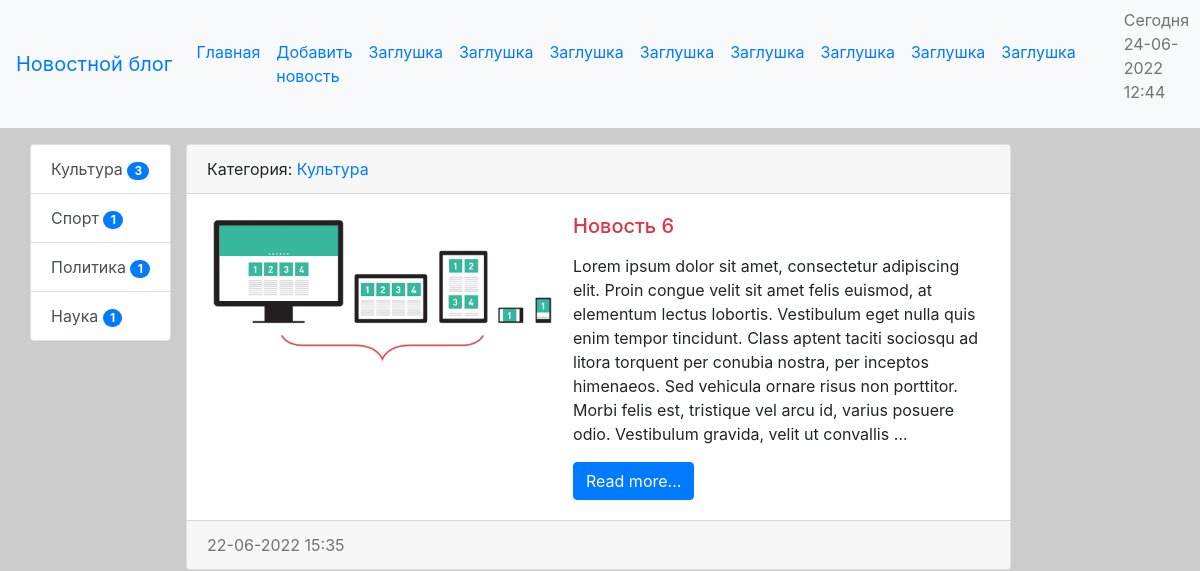
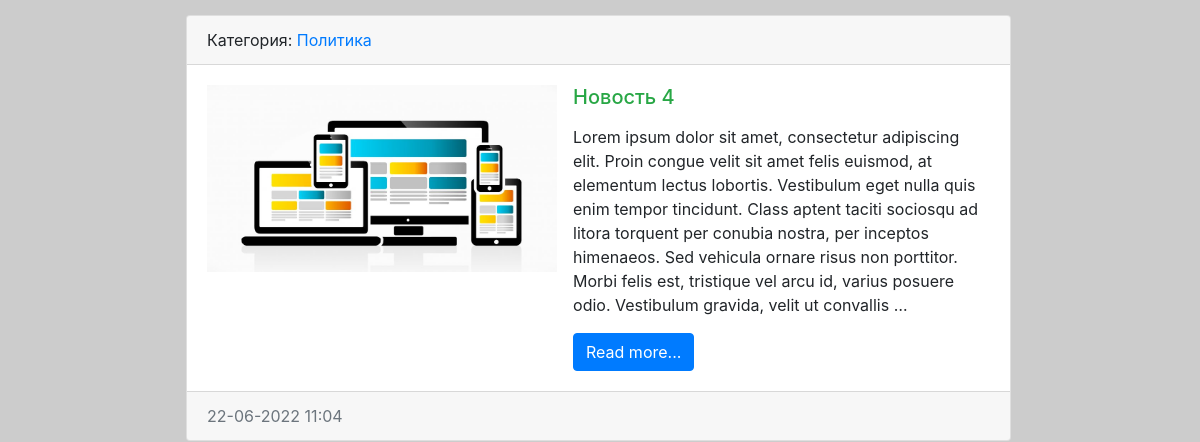
The app's page / (upper part), older data (2 pictures, top to bottom).
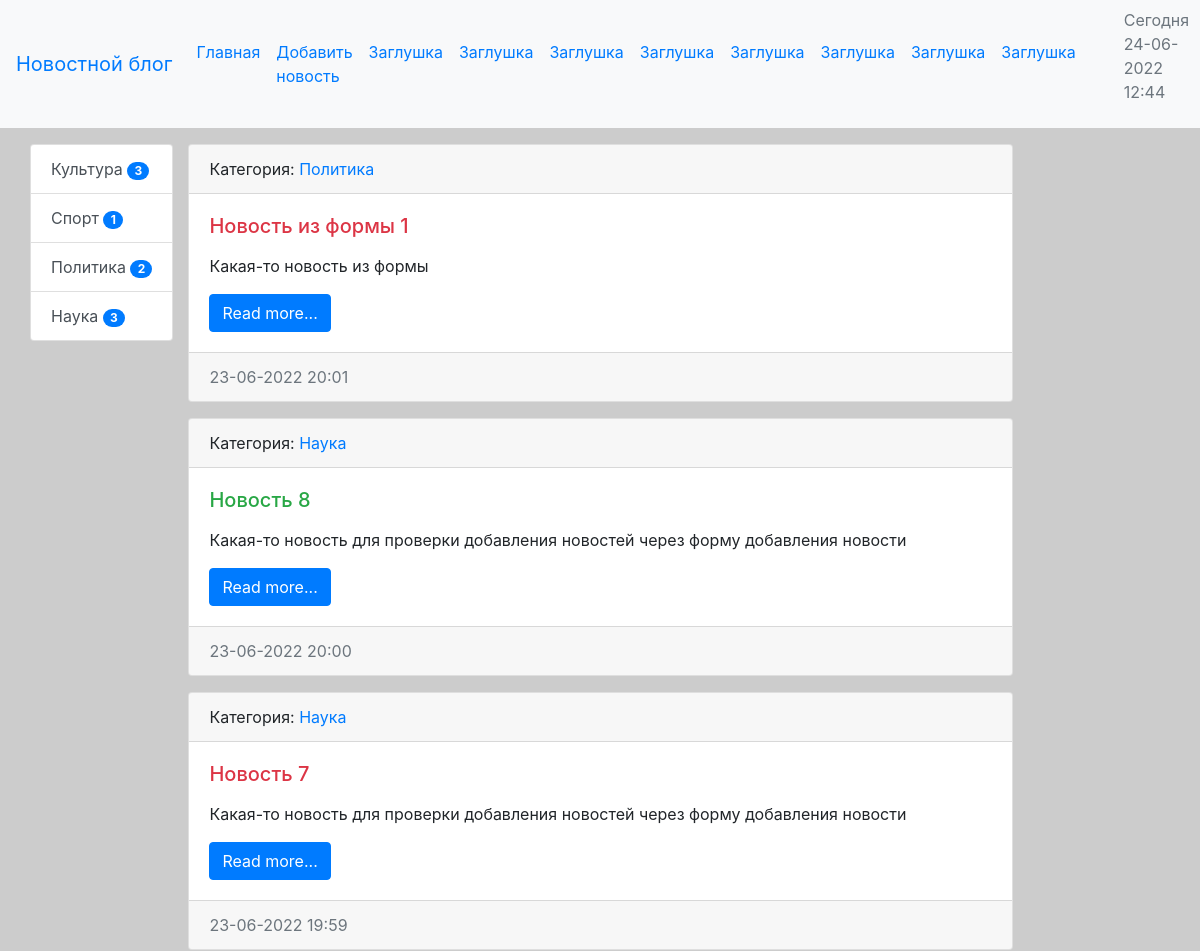
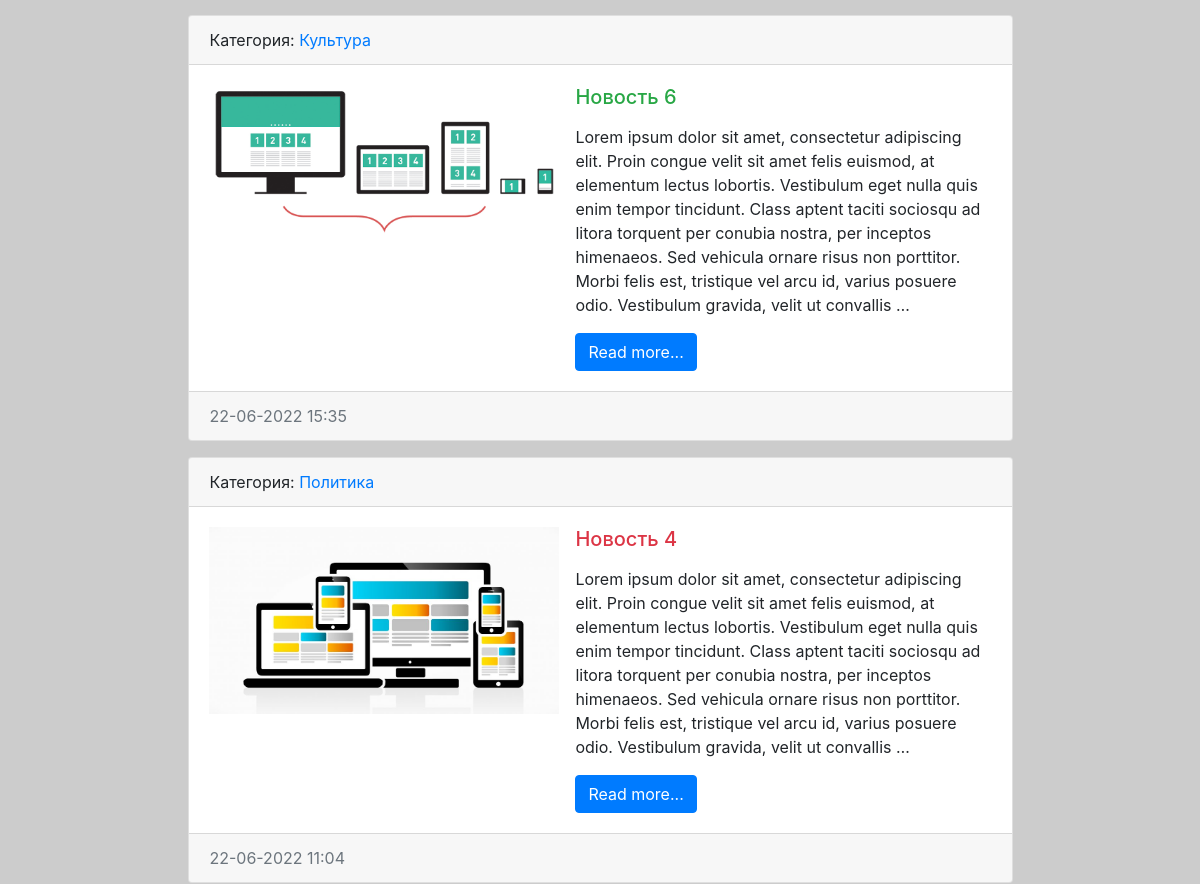
The same page, newer data (2 pictures, top to bottom).
### news/models.py (models this page shows, shortened)
class Category(models.Model): #Таблица категорий(первичная таблица)
    title = models.CharField(max_length=150, db_index=True, verbose_name='Заголовок') #db_index - индексация поля, ускорение поиска
    def get_absolute_url(self): #метод, указывающий на конкретную категорию для построения ссылки
        return reverse('category', kwargs={"category_id": self.pk}) #передаем в reverse имя маршрута и параметр для его построения
    def __str__(self): #строковое представление объекта для красивого отображения на странице
        return self.title
    class Meta: #подкласс для мета-описания таблицы
        verbose_name = 'Категория' #именование таблицы в единственном числе
        verbose_name_plural = 'Категории' #именование таблицы во множественном числе
        ordering = ['title'] #сортировка записей в таблице

class News(models.Model): #таблица для новостей(вторичная таблица)
    title = models.CharField(max_length=150, verbose_name = 'Заголовок') #заголовок новости
    content = models.TextField(blank=True, verbose_name = 'Текст') #текст новости
    created_date = models.DateTimeField(auto_now_add=True, verbose_name = 'Время публикации') #дата и время создания
    updated_date = models.DateTimeField(auto_now=True, verbose_name = 'Время редактирования') #дата и время изменения
    photo = models.ImageField(upload_to='photos/%Y/%m/%d', blank=True, verbose_name = 'Фото') #изображение новости
    is_published = models.BooleanField(default=True, verbose_name = 'Публикация') #опубликована ли запись
    category = models.ForeignKey(Category, on_delete=models.PROTECT, null=True, verbose_name='Категория') #foreign key для связи таблиц News и Category(ссылка на таблицу для связи, защита от удаления связанных данных, ...)
    views_count = models.IntegerField(default=0) #кол-во просмотров (для агрегатных функций)
    def get_absolute_url(self): #метод, указывающий на конкретную страницу для построения ссылки
        return reverse('view_news', kwargs={"pk": self.pk})
    class Meta: #подкласс для мета-описания таблицы
        verbose_name = 'Новость' #именование таблицы в единственном числе
        verbose_name_plural = 'Новости' # именование таблицы во множественном числе
        ordering = ['-created_date'] #сортировка записей в таблице

### news/views.py (the view)
# urls.py: path('', HomeNews.as_view(), name='home'),  #главная
class HomeNews(ListView): #возвращает список новостей, переопределяем аттрибуты, остальной рендер за нас делает класс
    model = News #получаем все данные из таблицы News
    template_name = 'news/home_news_list.html' #указываем какой шаблон использовать
    context_object_name= 'news'
    def get_context_data(self, *, object_list=None, **kwargs): #переопределяем метод для вывода title в имени вкладки
        context = super(HomeNews, self).get_context_data(**kwargs)
        context['title'] = 'Главная страница'
        return context
    def get_queryset(self): #метод для фильтрования выводимых записей
        return News.objects.filter(is_published=True) #выводим только опубликованные записи

### news/templatetags/news_tags.py (called while the page is built)
@register.inclusion_tag('news/list_categories.html')
def show_categories(): #inclusion тег
    categories = Category.objects.annotate(cnt=Count('news')).filter(cnt__gt=0)
    return {"categories": categories}

### news/templates/news/home_news_list.html (shortened to what this page needs)
{% extends 'base.html' %}
{% block sidebar %}
{% include 'inc/_sidebar.html' %}
{% endblock %}
{% block content %}
{% for item in news %}
<div class="card mb-3">
    <div class="card-header">
        Категория: <a href="{{ item.category.get_absolute_url }}">{{ item.category }}</a>
    </div>
    <div class="card-body">
        <div class="media">
            {% if item.photo %}
            <img src="{{ item.photo.url }}" alt="Фото статьи" width="350" class="mr-3">
            {% endif %}
            <div class="media-body">
                <h5 class="card-title {% cycle 'text-danger' 'text-success' %}">{{ item.title }}</h5>
                <p class="card-text">{{ item.content|linebreaks|truncatewords:60 }}</p>
                <a href="{{ item.get_absolute_url }}" class="btn btn-primary">Read more...</a>
            </div>
        </div>
    </div>
    <div class="card-footer text-muted">
        {{ item.created_date|date:"d-m-Y H:i" }}
    </div>
</div>
{% endfor %}
{% endblock %}

### templates/base.html (shortened to what this page needs)
<!doctype html>
{% load static %}
<html lang="en">
<head>
    <link rel="stylesheet" href="https://cdn.jsdelivr.net/npm/bootstrap@4.3.1/dist/css/bootstrap.min.css"
>
        <link rel="stylesheet" href="{% static 'css/style.css' %}">
</head>
<body>
{% include 'inc/_nav.html' %}
<div class="container mt-3">
    <div class="row">
        <div class="col-dm-3">
            {% block sidebar %} Сайдбар {% endblock %}
        </div>
        <div class="col-md-9">
            {% block content %} Новости {% endblock %}
        </div>
    </div>
</div>
</body>
</html>

### templates/inc/_nav.html (shortened to what this page needs)
<nav class="navbar navbar-expand-lg bg-light">
    <a class="navbar-brand" href="{% url 'home' %}">Новостной блог</a>
    <div class="collapse navbar-collapse" id="navbarSupportedContent">
        <ul class="navbar-nav me-auto mb-2 mb-lg-0">
            <li class="nav-item"><a class="nav-link" href="{% url 'home' %}">Главная</a></li>
            <li class="nav-item"><a class="nav-link" href="{% url 'add_news' %}">Добавить новость</a></li>
            <li class="nav-item"><a class="nav-link" href="{% url 'home' %}">Заглушка</a></li>
            <li class="nav-item"><a class="nav-link" href="{% url 'home' %}">Заглушка</a></li>
            <li class="nav-item"><a class="nav-link" href="{% url 'home' %}">Заглушка</a></li>
            <li class="nav-item"><a class="nav-link" href="{% url 'home' %}">Заглушка</a></li>
            <li class="nav-item"><a class="nav-link" href="{% url 'home' %}">Заглушка</a></li>
            <li class="nav-item"><a class="nav-link" href="{% url 'home' %}">Заглушка</a></li>
            <li class="nav-item"><a class="nav-link" href="{% url 'home' %}">Заглушка</a></li>
            <li class="nav-item"><a class="nav-link" href="{% url 'home' %}">Заглушка</a></li>
        </ul>
        <ul class="text-secondary">Cегодня {% now "d-m-Y H:i" %}</ul>
    </div>
</nav>

### templates/inc/_sidebar.html (shortened to what this page needs)
{% load news_tags %}
{% show_categories %}

### news/templates/news/list_categories.html
<div class="list-group">
    {% for item in categories %}
    <a href="{{ item.get_absolute_url }}" class="list-group-item list-group-item-action">{{ item.title }}
    <span class="badge badge-primary badge-pill">{{ item.cnt }}</span> </a>
    {% endfor %}
</div>

### second/static/css/style.css (style rules this page uses)
body { background-color: #ccc; }

Row changes from the older to the newer data that the page shows:
computed for Category "Политика": cnt "1" → "2"
computed for Category "Наука": cnt "1" → "3"
added News: category "Политика", title "Новость из формы 1", content "Какая-то новость из формы", created_date "23-06-2022 20:01"
added News: category "Наука", title "Новость 8", content "Какая-то новость для проверки добавления новостей через форму добавления новости", created_date "23-06-2022 20:00"
added News: category "Наука", title "Новость 7", content "Какая-то новость для проверки добавления новостей через форму добавления новости", created_date "23-06-2022 19:59"
